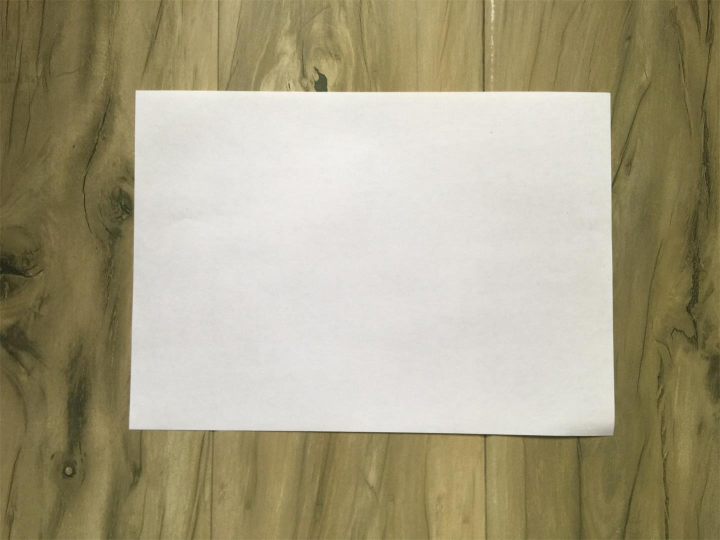
#> input picture PIC/timg_4.jpg, 1440 x 1080 px, found by its file name (shown at 1/2 size)
$ python line_test_bak.py   (older library calls are emulated)
#> lines starting #> are read from the running program, lines starting #| are printed output that depends on the picture; after the words box and inside, x2 and y2 are one past the last pixel; in counts of white or black regions, pixels touching at a corner belong together
### shapedetector.py
import cv2
import numpy as np
import imutils
import math


class ShapeDetector:
    def __init__(self):
        pass

    # [18 lines left out: function otsu, not called in this run]

    def detect(self, img, morphology=4, rectarea=0.3):
        '''检测矩形，按照第三个参数，面积百分比检测，返回3个值，第一个是True/False，第二个值是近似矩形框的mat，第三个值是最小矩形框的mat or None。'''
        h, w = img.shape[:2]  # 图像的高和宽
        blur = cv2.GaussianBlur(img, (7, 7), 0)  # 高斯虚化
        ''' 洪水填充，横向取10个种子点，纵向取10个种子点，进行20次填充 '''
        mask = self._floodmask(blur)  # mask = np.zeros([h + 2, w + 2], np.uint8)  # mask层必须必图片+2)
        for i in range(10):
            cv2.floodFill(blur, mask, (int(w/10) * i + 1, 1), (0, 0, 0), (5, 5, 5), (5, 5, 5), 8)  # 横向间隔
            cv2.floodFill(blur, mask, (int(w / 10) * i + 1, h - 1), (0, 0, 0), (5, 5, 5), (5, 5, 5), 8)  # 横向间隔
            cv2.floodFill(blur, mask, (1, int(h/10) * i + 1), (0, 0, 0), (5, 5, 5), (5, 5, 5), 8)  # 纵向间隔
            cv2.floodFill(blur, mask, (w - 1, int(h / 10) * i + 1), (0, 0, 0), (5, 5, 5), (5, 5, 5), 8)  # 纵向间隔
        gray = cv2.cvtColor(blur, cv2.COLOR_BGR2GRAY)
        kernel = np.ones((3, 3), np.uint8)  # 运算核
        # cross = cv2.getStructuringElement(cv2.MORPH_CROSS, (5, 5))  # 另一种核
        dilation = cv2.morphologyEx(gray, cv2.MORPH_OPEN, kernel, iterations=morphology)  # 开运算，先腐蚀，后膨胀
        thresh = cv2.threshold(dilation, 0, 255, cv2.THRESH_BINARY | cv2.THRESH_OTSU)[1]  # 二值化, 自动大津值
        # thresh = cv2.threshold(dilation, 0, 255, cv2.THRESH_BINARY | cv2.THRESH_OTSU)[1]  # 二值化, 自动大津值
        cv2.imshow('i', thresh)

        # cv2.imshow('li', thresh1)
        cv2.waitKey()
        cnts = cv2.findContours(thresh, cv2.RETR_EXTERNAL, cv2.CHAIN_APPROX_SIMPLE)
        cnts = cnts[0] if imutils.is_cv2() else cnts[1]
        '''找出图像内面积最大的矩形：'''
        cnts = sorted(cnts, key=cv2.contourArea, reverse=True)  # 按照面积由大到小排序
        for c in cnts:
            peri = cv2.arcLength(c, True)  # 计算周长
            approx = cv2.approxPolyDP(c, 0.04 * peri, True)  # 用多边形拟合形状，第二个参数取值一般是1-5%的周长
            if len(approx) == 4:
                area = cv2.contourArea(c, oriented=False)  # 计算非向量面积
                if area > h * w * rectarea:
                    rect = cv2.minAreaRect(c)
                    box = np.int0(cv2.boxPoints(rect))  # 最小矩形的四个脚点坐标
                    if (cv2.contourArea(box, oriented=False)/area) >= 0.9:
                        cv2.drawContours(img, [approx[:, 0]], -1, (255, 0, 0), 2)
                        cv2.imshow('uii', img)
                        cv2.waitKey()
                        return True, approx[:, 0], box
        return False, None, None

    def _floodmask(self, img):
        gray = cv2.cvtColor(img, cv2.COLOR_BGR2GRAY)
        X = cv2.Sobel(gray, cv2.CV_16S, 1, 0)  # X方向上的梯度计算
        Y = cv2.Sobel(gray, cv2.CV_16S, 0, 1)  # Y方向上的梯度计算
        absX = cv2.convertScaleAbs(X)  # 转回uint8
        absY = cv2.convertScaleAbs(Y)
        dst = cv2.addWeighted(absX, 0.5, absY, 0.5, 0)
        canny = cv2.Canny(dst, 50, 150, 3)
        ww, hh = canny.shape
        row = np.zeros(hh, dtype=np.uint8)
        canny = np.row_stack((row, canny, row))
        col = np.zeros(ww + 2, dtype=np.uint8)
        canny = np.column_stack((col, canny, col))
        return canny

    def transform(self, img, paperP, rectP):
        '''给定2个矩形的点，进行图形透视变换，将paperP的四点位置变换到rectP上去。'''
        rP_a, rP_b, rP_c, _ = rectP  # 标准矩形的角点
        # pp_a, pp_b, pp_c, pp_d = paperP  # 识别的纸张角点
        w_rect = self.linelength(rP_a, rP_b)  # a-b的长度
        h_rect = self.linelength(rP_c, rP_b)  # b-c的长度，也就是a-d的长度
        tmp = []
        for i in range(4):
            tmp.append(self.linelength(rP_a, paperP[i]))
        pp_a = paperP[tmp.index(min(tmp))]
        pp_c = paperP[tmp.index(max(tmp))]
        tmp = []
        for i in range(4):
            tmp.append(self.linelength(rP_b, paperP[i]))
        pp_b = paperP[tmp.index(min(tmp))]
        pp_d = paperP[tmp.index(max(tmp))]
        paperP = np.float32([pp_a, pp_b, pp_c, pp_d])
        print(paperP)
        # final_rect = np.array([[w_rect, h_rect], [0, h_rect], [0, 0], [w_rect, 0]], dtype=np.float32)
        final_rect = np.array([[w_rect, h_rect], [0, h_rect], [0, 0], [w_rect, 0]], dtype=np.float32)
        M = cv2.getPerspectiveTransform(paperP, final_rect)  # 生成透视变换矩阵
        dst = cv2.warpPerspective(img, M, (w_rect, h_rect))
        return dst
    # [24 lines left out: function transform1, not called in this run]

    def linelength(self, p1, p2):
        return int(math.sqrt((p1[0] - p2[0])**2 + (p1[1] - p2[1])**2))

    # [19 lines left out: function watershed, not called in this run]

### line_test_bak.py
import cv2
import numpy as np
import imutils
import shapedetector


img = cv2.imread('timg_4.jpg')
#> img is the input picture: shape (1080, 1440, 3); mean B, G, R 133.6, 160.9, 168.3
#  img = cv2.resize(img, 1080)
h, w = img.shape[:2]  # 图像的高和宽
blur = cv2.GaussianBlur(img, (7, 7), 0)
#  洪水填充，以左上角为种子点，填充
mask = np.zeros([h + 2, w + 2], np.uint8)  # mask层必须必图片+2)
cv2.floodFill(blur, mask, (w - 1, h - 1), (0, 0, 0), (3, 3, 3), (3, 3, 3), 8)  # 右下角
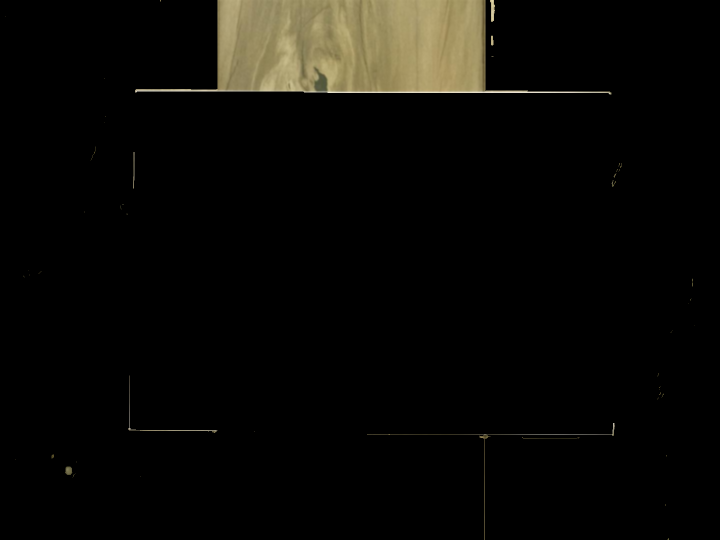
#> blur: shape (1080, 1440, 3) (shown at 1/2 size); mean B, G, R 6.8, 9.8, 10.7
cv2.floodFill(blur, mask, (1, 1), (0, 0, 0), (3, 3, 3), (3, 3, 3), 8)  # 左上角
cv2.floodFill(blur, mask, (w - 1, 1), (0, 0, 0), (3, 3, 3), (3, 3, 3), 8)  # 左下角
cv2.floodFill(blur, mask, (1, h - 1), (0, 0, 0), (3, 3, 3), (3, 3, 3), 8)  # 右上角
# cv2.imshow('olddilation', blur)
# cv2.waitKey(0)
min_size = min(h, w)
gray = cv2.cvtColor(img, cv2.COLOR_BGR2GRAY)
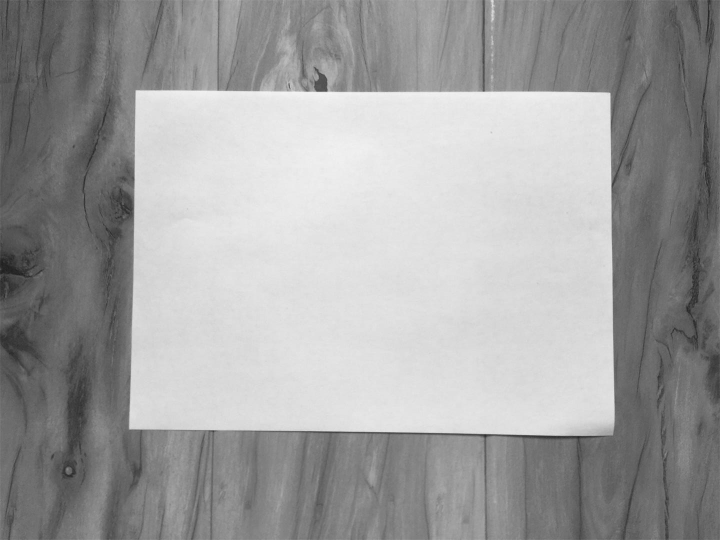
#> gray: shape (1080, 1440) (shown at 1/2 size); min 28, max 245, mean 160
blur = cv2.GaussianBlur(gray, (9, 9), 0)
#> blur: shape (1080, 1440)
kernel = np.ones((3, 3), np.uint8)
erosion = cv2.erode(blur, kernel, iterations=4)  # 腐蚀一次
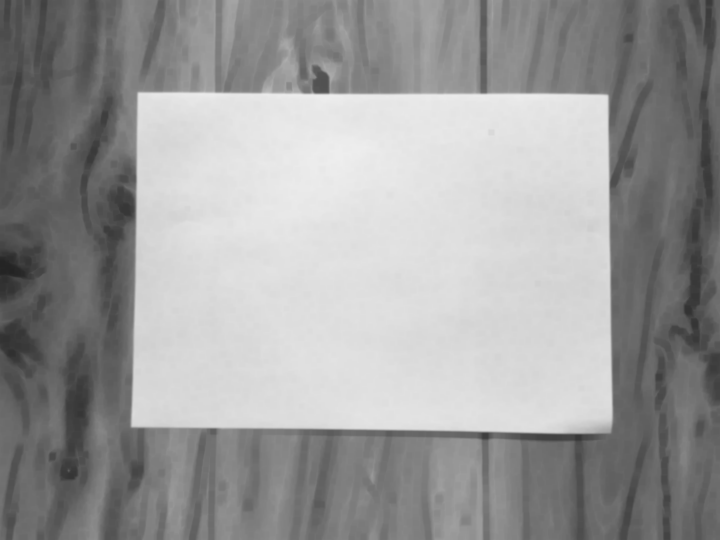
#> erosion: shape (1080, 1440) (shown at 1/2 size); min 35, max 238, mean 155.3
dilation = cv2.dilate(erosion, kernel, iterations=4)  # 膨胀一次


(_, thresh) = cv2.threshold(dilation, 150, 255, cv2.THRESH_BINARY)
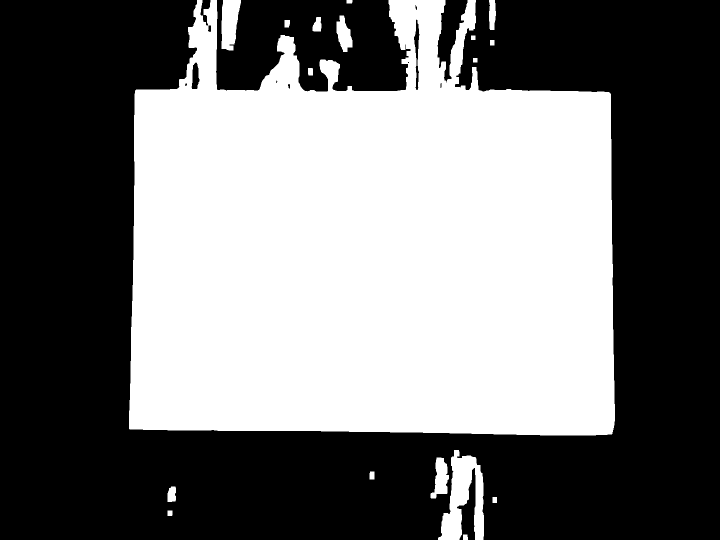
#> thresh: shape (1080, 1440) (shown at 1/2 size); 45.6% white; 18 white regions
# cv2.imshow('dilation', dilation)
# cv2.waitKey(0)
# cv2.destroyAllWindows()

cnts = cv2.findContours(thresh.copy(), cv2.RETR_EXTERNAL, cv2.CHAIN_APPROX_SIMPLE)
#> cnts = 18 contours; largest, box (x1, y1, x2, y2) and area: (258, 0, 1230, 871) 690703, (876, 900, 968, 1080) 8581, (443, 0, 482, 101) 2882, (861, 915, 898, 997) 1680, (673, 31, 705, 104) 1384
cnts = cnts[0] if imutils.is_cv2() else cnts[1]
for c in cnts:
    peri = cv2.arcLength(c, True)  # 计算周长
    approx = cv2.approxPolyDP(c, 0.04 * peri, True)  #用多边形拟合形状，第二个参数取值一般是1-5%的周长
    if len(approx) == 4:
        area = cv2.contourArea(c, oriented=False)
        if area > h * w * 0.3:
            rect = cv2.minAreaRect(c)
            box = cv2.boxPoints(rect)
            box = np.int0(box)
            pts1 = np.float32(box)
            pts2 = np.float32(approx)
            x, y = rect[0]  # 中心坐标
            width, height = rect[1]  # 长宽，width >=height
            angle = rect[2]  # 角度-90 至 0
            cv2.drawContours(img, [box], 0, (0, 0, 255), 2)
            cv2.drawContours(img, [approx], 0, (0, 255, ), 2)
            aa = cv2.contourArea(box, oriented=False)
            print(aa, area, area/aa)
            ll = shapedetector.ShapeDetector()
            ret, a, b = ll.detect(img)
            if ret:
                print(a)
                print('---')
                print(b)
            #print(approx[:, 0])
            dst = ll.transform(img, approx[:, 0], box)
#> this loop made 18 passes
#> (peri, area, pts1, pts2, x, y, width, height) on pass 18: (5276, 690703, [[1228, 871], [257, 858], [269, -9], [1240, 3]], [[394, 0], [258, 857], [1223, 868], [1220, 186]], 748.9, 431.4, 868.2, 971.2)
#> (printed output is left out)
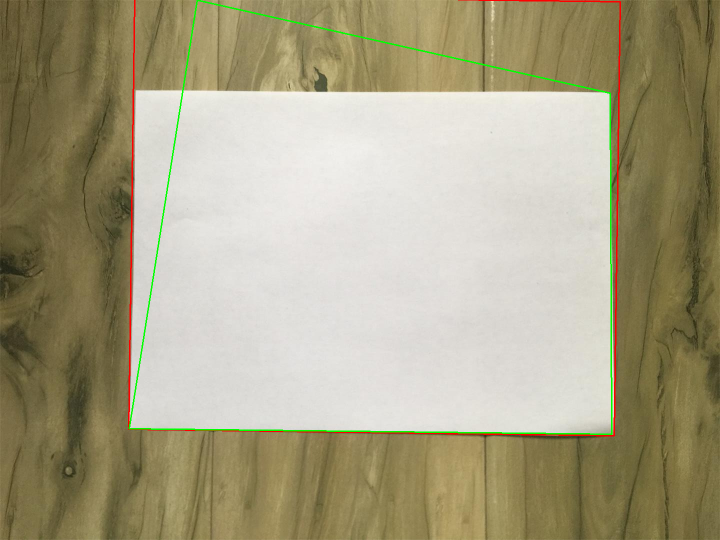
#> img: shape (1080, 1440, 3) (shown at 1/2 size); 1.16% of pixels changed, all inside (x1, y1, x2, y2) = (256, 0, 1242, 873)

cv2.imshow('img', img)
cv2.imshow('dst', dst)
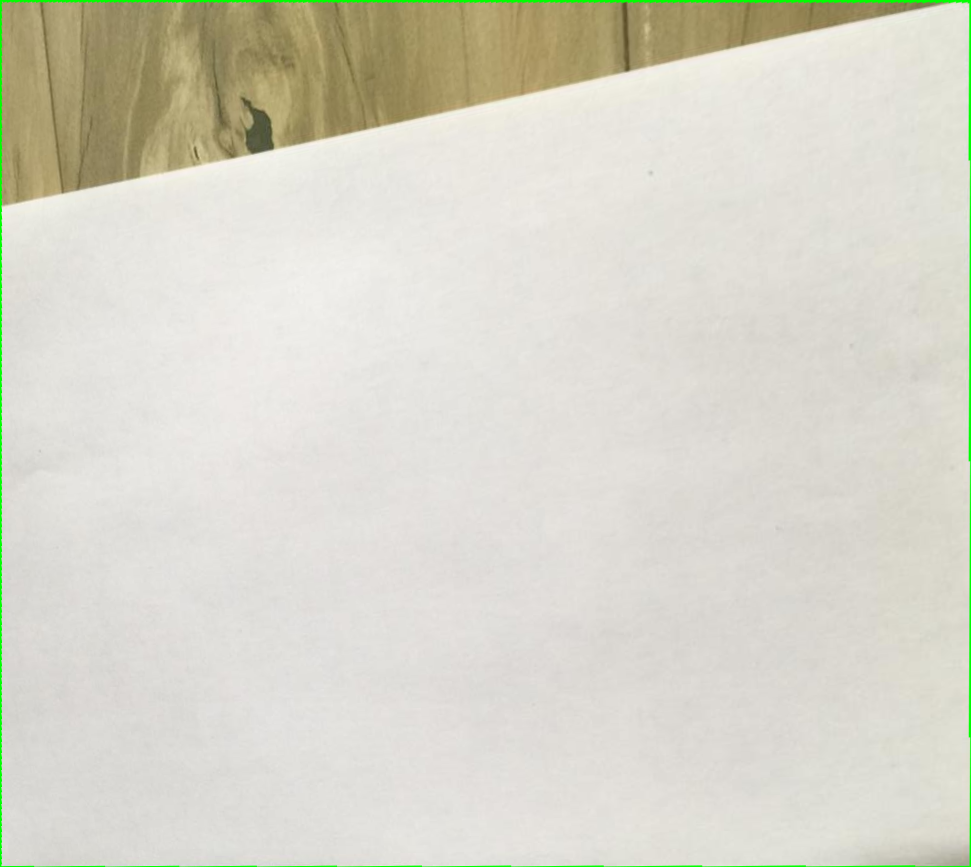
#> window 'dst': shape (867, 971, 3); mean B, G, R 202.1, 214.5, 215.9
cv2.waitKey(0)
cv2.destroyAllWindows()
'''
X = cv2.Sobel(blur, cv2.CV_16S, 1, 0)  # X方向上的梯度计算
Y = cv2.Sobel(blur, cv2.CV_16S, 0, 1)  # Y方向上的梯度计算
absX = cv2.convertScaleAbs(X)  # 转回uint8
absY = cv2.convertScaleAbs(Y)
dst = cv2.addWeighted(absX, 0.5, absY, 0.5, 0)
kernel = np.ones((3, 3), np.uint8)
erosion = cv2.erode(dst, kernel, iterations=3)  # 腐蚀一次
dilation = cv2.dilate(erosion, kernel, iterations=3)  # 膨胀一次
# opening = cv2.morphologyEx(dst, cv2.MORPH_OPEN, kernel)
canny = cv2.Canny(dilation, 50, 150, 3)
lines = cv2.HoughLinesP(canny, rho=1.0, theta=np.pi/180, threshold=100, minLineLength=min_size * 0.1, maxLineGap=min_size * 0.3)
lines1 = lines[:,0,:]#提取为二维
print(len(lines1))
for x1, y1, x2, y2 in lines1[:]:
    cv2.line(img, (x1, y1), (x2, y2), (0, 255, 255), 2)

cv2.imshow('thresh', thresh)
cv2.imshow('dst', dst)
cv2.imshow('canny', canny)
cv2.imshow('img', img)
cv2.waitKey(0)
cv2.destroyAllWindows()
'''

$ run again, with PIC/timg_1.jpg copied over PIC/timg_4.jpg
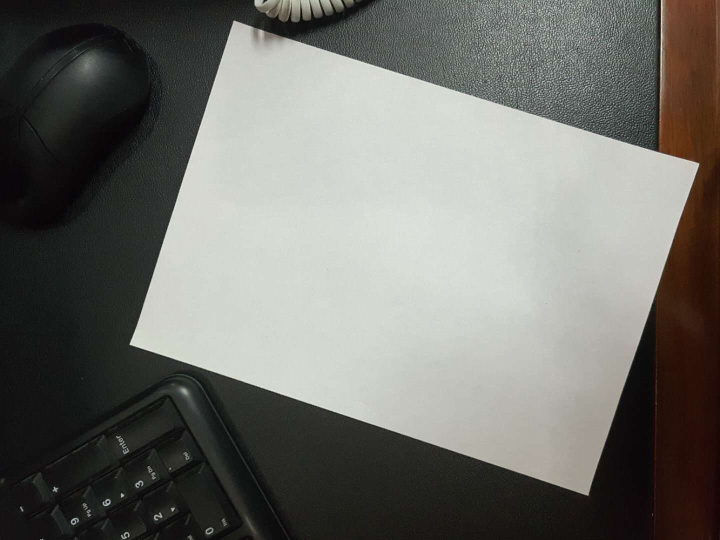
#> input picture PIC/timg_1.jpg, 1440 x 1080 px, found by its file name (shown at 1/2 size)
#> img is the input picture: shape (1080, 1440, 3); mean B, G, R 107.3, 112.5, 112.5
#> `(_, thresh) = cv2.threshold(dilation, 150, 255, cv2.THRESH_BINARY)`:
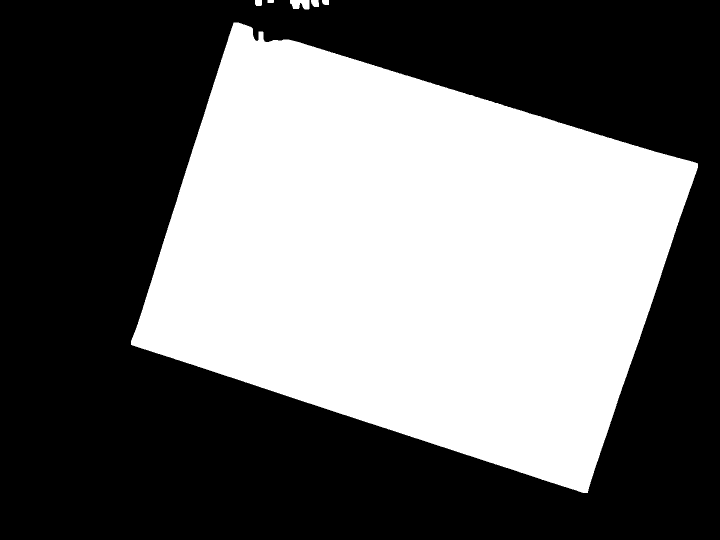
#> thresh: shape (1080, 1440) (shown at 1/2 size); 42.7% white; 6 white regions
#> `cnts = cv2.findContours(thresh.copy(), cv2.RETR_EXTERNAL, cv2.CHAIN_AP..`: cnts = 6 contours; box (x1, y1, x2, y2) and area: (262, 45, 1396, 986) 660610, (580, 0, 619, 19) 532, (622, 0, 638, 14) 168, (510, 0, 524, 12) 138, (644, 0, 658, 10) 107, (535, 0, 548, 6) 60
#> the loop `for c in cnts:` made 6 passes
#> (peri, area, pts1, pts2, x, y, width, height) on pass 1: (3608.5, 660609.5, [[1184, 991], [257, 693], [470, 29], [1397, 327]], [[467, 45], [262, 689], [1175, 985], [1395, 327]], 827.6, 510.4, 697.6, 973.2)
#> (printed output is left out)
#> `cv2.imshow('dst', dst)`:
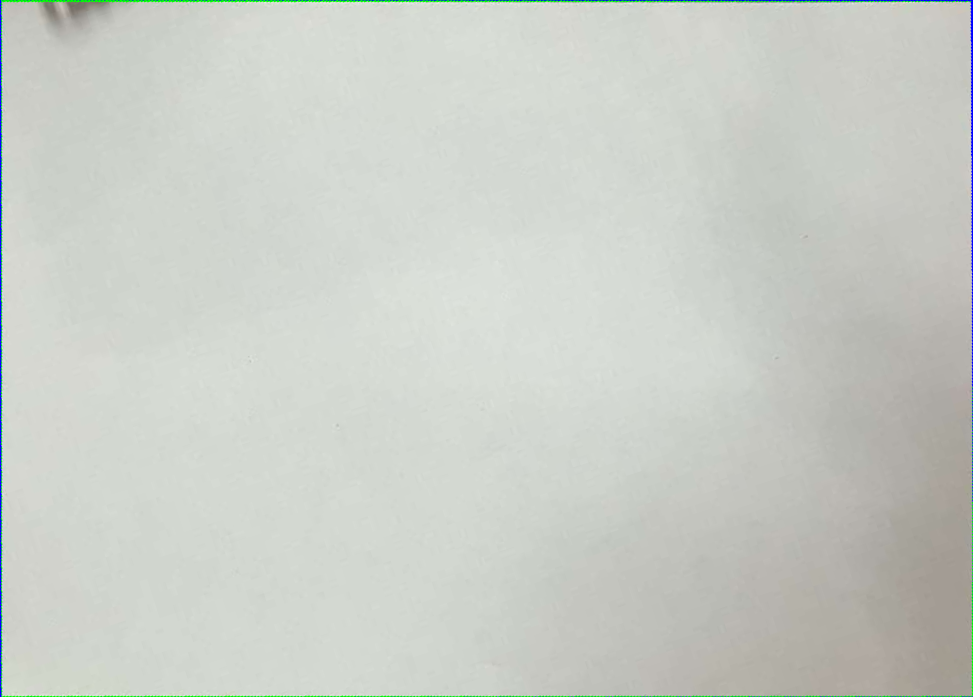
#> window 'dst': shape (697, 973, 3); mean B, G, R 199.5, 206.2, 202

$ run again, with PIC/timg_10.jpg copied over PIC/timg_4.jpg
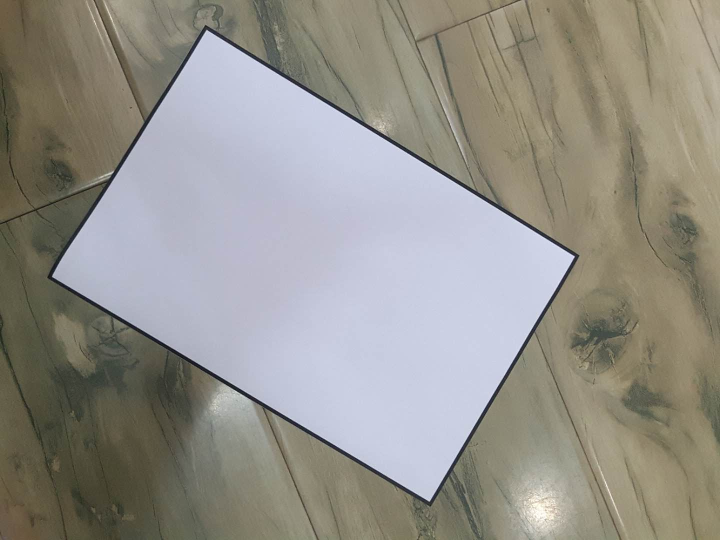
#> input picture PIC/timg_10.jpg, 1440 x 1080 px, found by its file name (shown at 1/2 size)
#> img is the input picture: shape (1080, 1440, 3); mean B, G, R 138.4, 145.6, 148.1
#> `(_, thresh) = cv2.threshold(dilation, 150, 255, cv2.THRESH_BINARY)`:
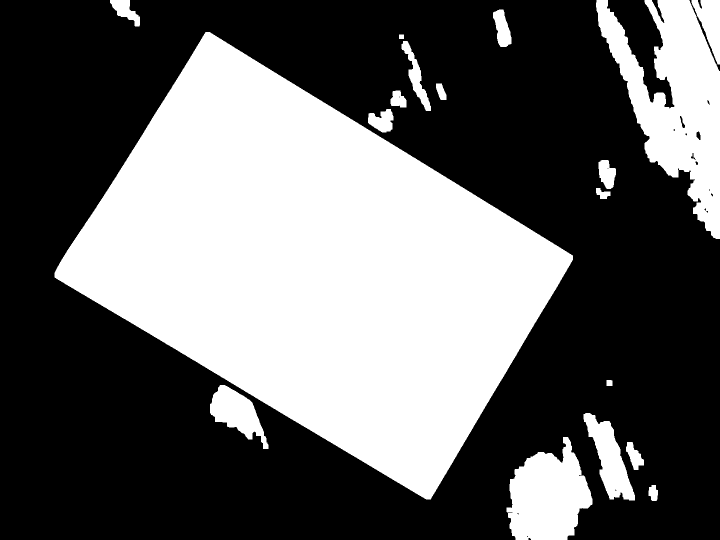
#> thresh: shape (1080, 1440) (shown at 1/2 size); 39.3% white; 18 white regions
#> `cnts = cv2.findContours(thresh.copy(), cv2.RETR_EXTERNAL, cv2.CHAIN_AP..`: cnts = 18 contours; largest, box (x1, y1, x2, y2) and area: (109, 64, 1146, 999) 499222, (1192, 0, 1440, 478) 55022, (1013, 874, 1185, 1080) 23430, (1167, 826, 1270, 1001) 7744, (420, 770, 537, 898) 6770
#> the loop `for c in cnts:` made 18 passes
#> (peri, area, pts1, pts2, x, y, width, height) on pass 14: (3074.8, 499221.5, [[857, 1003], [103, 551], [402, 53], [1156, 506]], [[411, 64], [109, 554], [861, 998], [1145, 511]], 629.8, 528.8, 580.5, 879.3)
#> (printed output is left out)
#> `cv2.imshow('dst', dst)`:
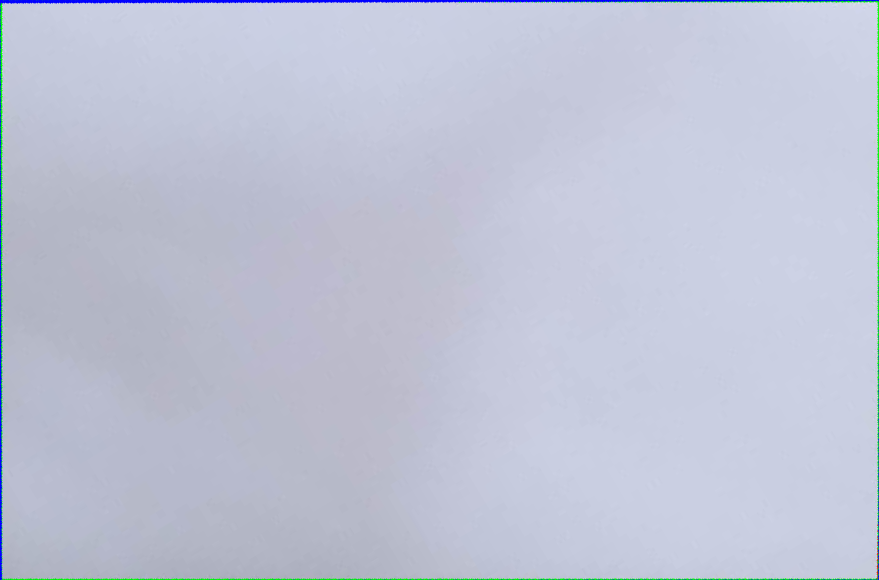
#> window 'dst': shape (580, 879, 3); mean B, G, R 214.4, 196.2, 191.5
